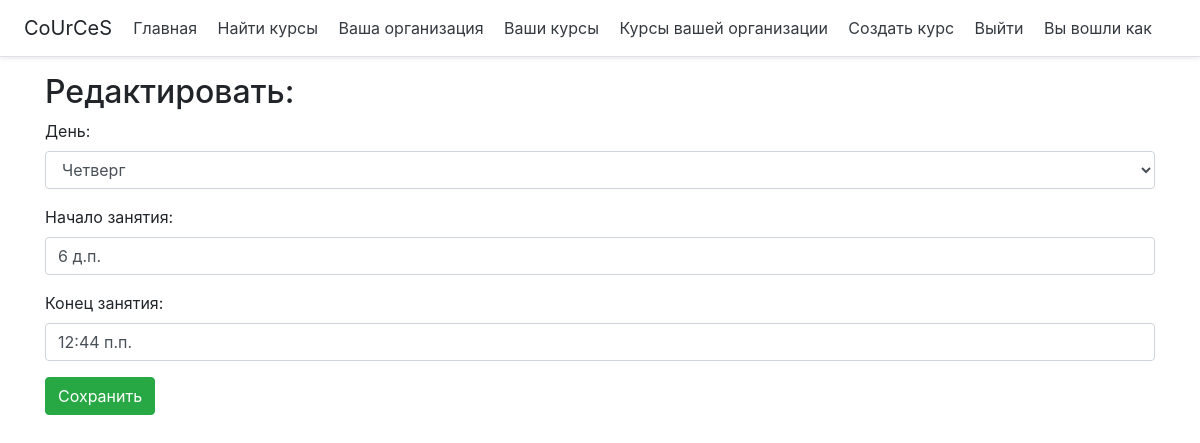
The app's page /edit-schedule/4/, older data.
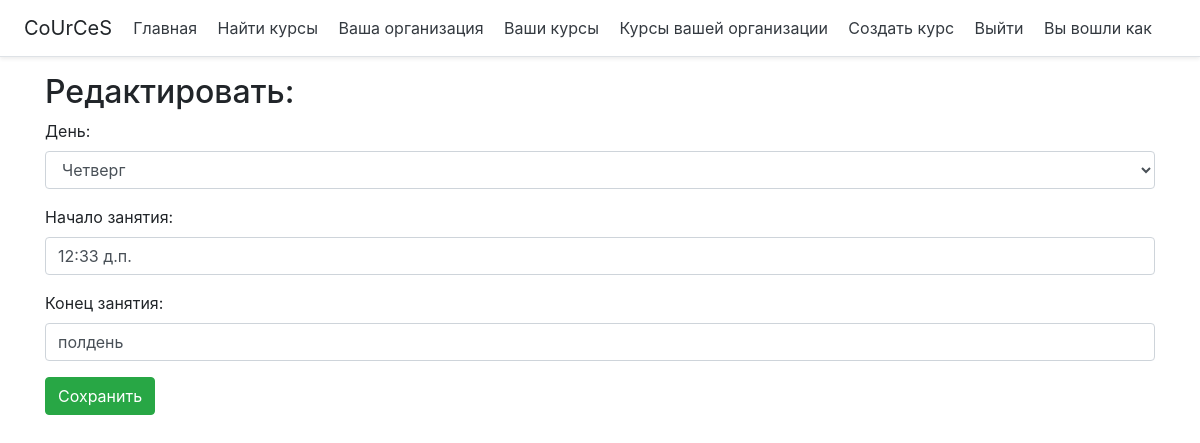
The same page, newer data.
### cource/models.py (models this page shows, shortened)
class Schedule(models.Model):
    DAY_CHOICES = [
        ('Понедельник', 'Понедельник'),
        ('Вторник', 'Вторник'),
        ('Среда', 'Среда'),
        ('Четверг', 'Четверг'),
        ('Пятница', 'Пятница'),
        ('Суббота', 'Суббота'),
        ('Воскресенье', 'Воскресенье'),
    ]
    cource = models.ForeignKey(Cource, on_delete = models.CASCADE)
    day = models.CharField('День', choices=DAY_CHOICES, max_length=100)
    from_time = models.TimeField('Начало занятия')
    to_time = models.TimeField('Конец занятия')

### cource/views.py (the view)
# urls.py: path('edit-schedule/<int:schedule_id>/', views.edit_schedule, name='edit_schedule'),
def edit_schedule(request, schedule_id):
    schedule = Schedule.objects.get(id=schedule_id)
    if request.method == "POST":
        schedule.day = request.POST.get("day")
        schedule.from_time = request.POST.get("from_time")
        schedule.to_time = request.POST.get("to_time")
        cource_id = schedule.cource.id
        schedule.save()
        return redirect('edit_cource', cource_id)
    else:
        context = {
            'schedule': schedule,
            'DAY_CHOICES': Schedule.DAY_CHOICES,
        }
        return render(request, 'cource/schedule/edit_schedule.html', context)

### cource/templates/cource/schedule/edit_schedule.html (shortened to what this page needs)
{% extends "cource/base_user.html" %}
{% block content %}
    <h2>Редактировать:</h2>
    <form method="post">
        <p>
            <label for="day">День:</label>
            <select class='form-control' name="day" required>
                {% for day in DAY_CHOICES %}
                    {% ifequal schedule.day day.0 %}
                        <option selected value="{{ day.0 }}">{{ day.1 }}</option>
                    {% else %}
                        <option value="{{ day.0 }}">{{ day.1 }}</option>
                    {% endifequal %}
                {% endfor %}
            </select>
        </p>
        <p>
            <label for="from_time">Начало занятия:</label>
            <input class='form-control' placeholder="HH:MM" type="text" name="from_time" value="{{ schedule.from_time }}" required>
        </p>
        <p>
            <label for="to_time">Конец занятия:</label>
            <input class='form-control' placeholder="HH:MM" type="text" name="to_time" value="{{ schedule.to_time }}" required>
        </p>
        <p><button type="submit" class="btn btn-success">Сохранить</button></p>
    </form>
{% endblock %}

Row changes from the older to the newer data that the page shows:
changed Schedule "Четверг": from_time "6 д.п." → "12:33 д.п."; to_time "12:44 п.п." → "полдень"
